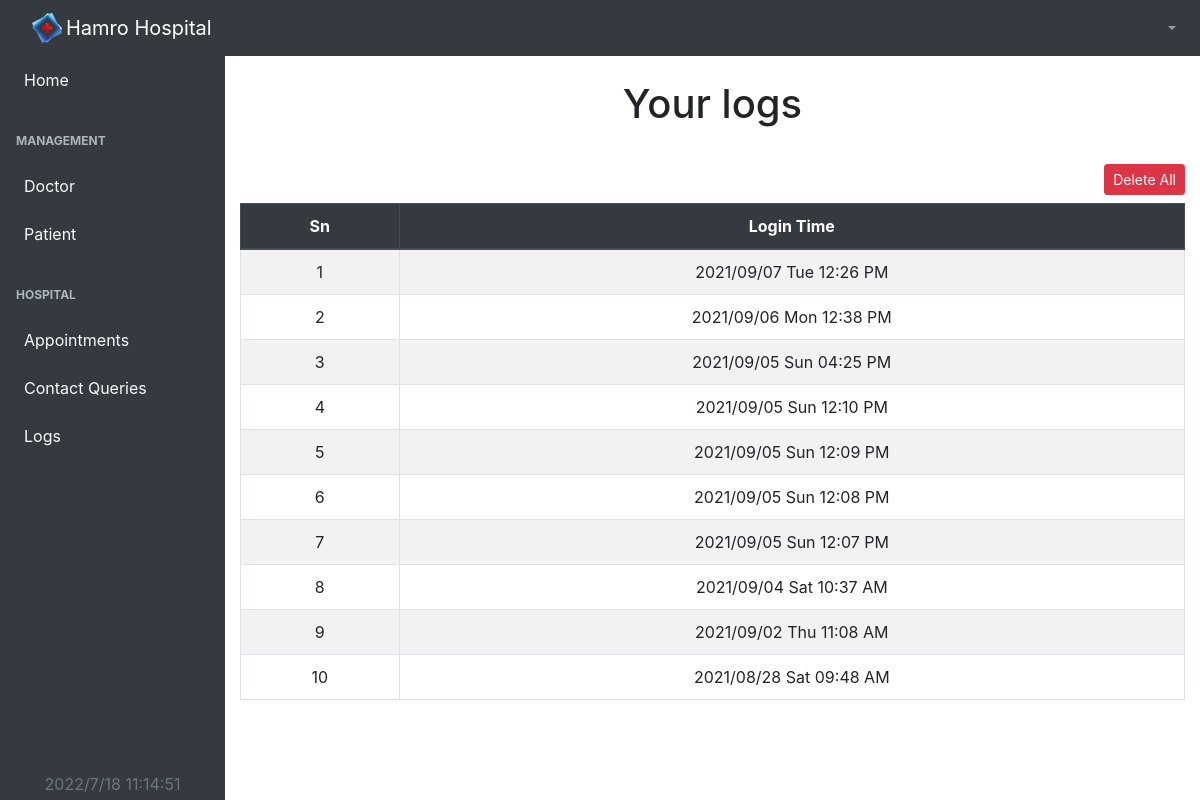
Screenshot of /admin/systemLog (signed in) with the database file from the repository.
### tables this page shows
CREATE TABLE `logs` (
  `lid` int(11) NOT NULL,
  `aid` int(11) DEFAULT NULL,
  `did` int(11) DEFAULT NULL,
  `pid` int(11) DEFAULT NULL,
  `loginTime` varchar(25) NOT NULL
);

### controllers/AdminController.php (called while the page is built, shortened)
<?php
class AdminController
{
    private $AdminModelObj;
    function __construct()
    {
        require 'services/loader.php';
        include 'models/AdminModel.php';
        $this->AdminModelObj = new AdminModel();
    }
    public function systemLog()
    {
        $result = $this->AdminModelObj->getAdminLog();
        require 'views/Admin/sLog.php';
    }
}

### index.php (called while the page is built, shortened)
<?php
require "./views/shared/links.php";
if (empty($_GET["url"])) {
   $url = "Dashboard/Index";
} else {
   $url = $_GET["url"];
}
$url = explode('/', $url);
$method = $url[1];
$obj = new $controller();
$obj->$method();

### services/config.php (called while the page is built)
<?php
  class Config{
  	  public static function getConnection(){
  	  	$conn=new mysqli("localhost","root","","pms");
  	  	return $conn;
  	  }
  }
?>

### models/AdminModel.php (called while the page is built, shortened)
<?php
class AdminModel
{
    private $conn;
    public function __construct()
    {
        require_once 'services/config.php';
        $this->conn = Config::getConnection();
    }
    public function getAdminLog()
    {
        $id = $_SESSION['admin']['aid'];
        $sql = "SELECT aid,loginTime FROM logs WHERE aid='$id' ORDER BY lid DESC";
        $result = $this->conn->query($sql);
        if ($result) {
            return $result;
        } else {
            return false;
        }
    }
}

### views/Admin/sLog.php (the view, shortened to what this page needs)
<!DOCTYPE html>
<html lang="en">
<head>
    <?php
    require_once "views/shared/adminlink.php";
    require_once "views/Admin/shared/adminSideNav.php";
    ?>
    <div id="layoutSidenav_content">
        <main>
            <div class="container-fluid">
                <h1 class="mt-4 text-center">Your logs</h1>
                <br>
            </div>
            <div class="container-fluid d-flex justify-content-end mb-2 mt-1">
                <button class="btn btn-danger btn-sm" onclick="if(confirm('Are you sure?')){
                                        location.href= 'admin/deleteSystemLog';
                                    }">Delete All</button>
            </div>
            <div class="container-fluid w-xl-75">
                <table class="table table-bordered table-striped table-hover">
                    <thead class="thead-dark">
                        <tr>
                            <th scope="col" class="text-center">Sn</th>
                            <th scope="col" class="text-center">Login Time</th>
                        </tr>
                    </thead>
                    <tbody>
                        <?php
                        $sn = 1;
                        $numRows = mysqli_num_rows($result);
                        if ($numRows == 0) {
                            echo "<tr>
                            <td colspan='2' class='text-center h4'>No Records Found</td>
                        </tr>";
                        } else {
                            foreach ($result as $row) {
                        ?>
                                <tr>
                                    <td class="text-center"><?php echo $sn; ?></td>
                                    <td class="text-center"><?php echo $row['loginTime']; ?></td>
                                </tr>
                        <?php $sn++;
                            }
                        }
                        ?>
                    </tbody>
                </table>
            </div>
        </main>
    </div>
    </div>
    </body>
</html>

### services/loader.php (style rules this page uses)
body { margin: 0; padding: 0; width: 100%; height: 100vh; background-color: #eee; }

### rows the page displays
logs: loginTime "2021/09/07 Tue 12:26 PM"
logs: loginTime "2021/09/06 Mon 12:38 PM"
logs: loginTime "2021/09/05 Sun 04:25 PM"
logs: loginTime "2021/09/05 Sun 12:10 PM"
logs: loginTime "2021/09/05 Sun 12:09 PM"
logs: loginTime "2021/09/05 Sun 12:08 PM"
logs: loginTime "2021/09/05 Sun 12:07 PM"
logs: loginTime "2021/09/04 Sat 10:37 AM"
logs: loginTime "2021/09/02 Thu 11:08 AM"
logs: loginTime "2021/08/28 Sat 09:48 AM"
